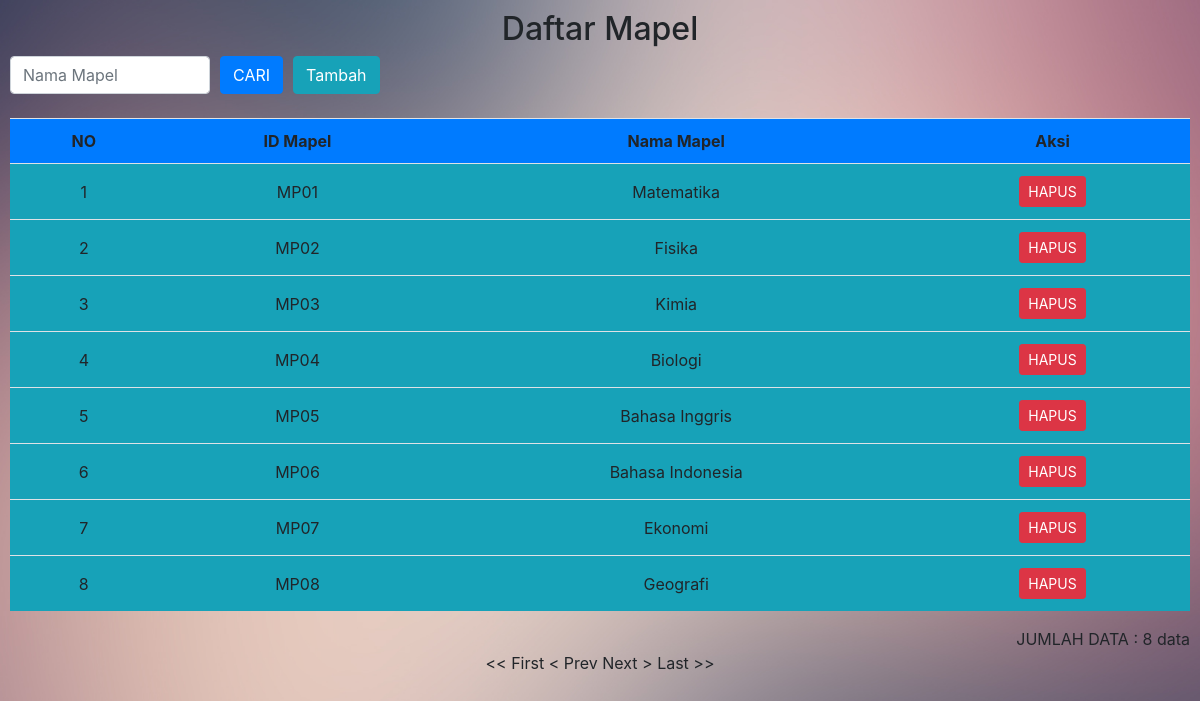
Screenshot of /panel/tampilmapel.php (signed in) with the database file from the repository.
### tables this page shows
CREATE TABLE `mata_pelajaran` (
  `id_pelajaran` varchar(255) NOT NULL,
  `nama_pelajaran` varchar(255) NOT NULL
);

### panel/tampilmapel.php (the view, shortened to what this page needs)
<link href="//maxcdn.bootstrapcdn.com/bootstrap/4.1.1/css/bootstrap.min.css" rel="stylesheet" id="bootstrap-css">
<link rel="stylesheet" href="css/style.css">
<?php
include '../koneksi.php';
?>
<html>
  <head>
  <link href="//maxcdn.bootstrapcdn.com/bootstrap/4.1.1/css/bootstrap.min.css" rel="stylesheet" id="bootstrap-css">
  </head>
<body id="LoginForm">
<CENTER>
  <h2>Daftar Mapel</h2>
</CENTER>
<form method="get" action="">
<div class="form-inline">
  <input type="text" name="kuncicari" class="form-control" style="width: 200px;" placeholder="Nama Mapel" />
  <input type="submit" value="CARI" style="margin-left: 10px;" class="btn btn-primary" />
  <a href="tambahmapel.php" style="margin-left: 10px;" class="btn btn-info">Tambah</a>
</div>
<br>
<table class="table table-hover table-striped">
  <tr class="bg-primary">
    <th class="text-center">NO</th>
    <th class="text-center">ID Mapel</th>
    <th class="text-center">Nama Mapel</th>
    <th class="text-center">Aksi</th>
  </tr>
  <?php
      $batas = 10;
      @$hal = @$_GET[hal];
      if (empty(@$hal)) {
        $posisi = 0;
        $hal = 1;
      }else{
        $posisi = ($hal-1) * $batas;
      }
    ?>
    <?php
    if(@$_GET[kuncicari]){
      $tampil = mysqli_query($koneksi, "CALL tampilmapelByNama('%".$_GET['kuncicari']."%')") or die(mysqli_error($koneksi));
        mysqli_free_result($koneksi);
        mysqli_next_result($koneksi);
      $sql = mysqli_query($koneksi,"CALL tampilmapel()");
          $jmldat = mysqli_num_rows($tampil);
          $no = $posisi + 1;
      }else{
      $tampil = mysqli_query($koneksi, "CALL tampilmapelByLimit($posisi,$batas)");
        mysqli_next_result($koneksi);
      $sql = mysqli_query($koneksi,"CALL tampilmapel()");
          $jmldat = mysqli_num_rows($sql);
          $no = $posisi + 1;
      }
    while ($d = mysqli_fetch_array($tampil)) {
    ?>
    <tr class="bg-info">
      <td class="text-center" style="vertical-align: middle;"><?= $no ?></td>
      <td class="text-center" style="vertical-align: middle;"><?= $d['id_pelajaran'] ?></td>
      <td class="text-center" style="vertical-align: middle;"><?= $d['nama_pelajaran'] ?></td>
      <td class="text-center" style="vertical-align: middle;">
      <a class="btn btn-danger btn-sm" href="proseshapusmapel.php?id_mapel=<?php echo $d['id_pelajaran']?>">HAPUS</a>
      </td>
    </tr>
    <?php
      $no++;
    }
    ?>
</table>
    <tr>
      <td colspan="12" align="right"><div align="right" class="style5">JUMLAH DATA : <?php echo $jmldat ?> data</div></td>
    </tr>
    <center>
    <?php
      $jmlhal = ceil($jmldat/$batas);
      $url = "tampilmapel.php";
    if ($hal>1) {
      $previous=$hal-1;
      echo "<a class='btn btn-warning' href=$url?hal=1><< First&nbsp;</a>  <a class='btn btn-info' href=$url?hal=$previous>&nbsp; < Prev &nbsp;</a>  ";
    }else {
      echo "<< First  < Prev ";
    }
    if ($hal <$jmlhal) {
      $next = $hal+1;
      echo "<a class='btn btn-info'  href=$url?hal=$next> Next > &nbsp;</a>  <a class='btn btn-warning' href=$url?hal=$jmlhal> Last >> </a>";
    }else {
      echo "  Next >  Last >>";
      }
    ?>
</body>
</html>

### panel/css/style.css (style rules this page uses)
body#LoginForm { background-image:url("../img/bg-02.jpg"); background-repeat:no-repeat; background-position:center; background-size:cover; padding:10px; }

### rows the page displays
mata_pelajaran: id_pelajaran "MP01", nama_pelajaran "Matematika"
mata_pelajaran: id_pelajaran "MP02", nama_pelajaran "Fisika"
mata_pelajaran: id_pelajaran "MP03", nama_pelajaran "Kimia"
mata_pelajaran: id_pelajaran "MP04", nama_pelajaran "Biologi"
mata_pelajaran: id_pelajaran "MP05", nama_pelajaran "Bahasa Inggris"
mata_pelajaran: id_pelajaran "MP06", nama_pelajaran "Bahasa Indonesia"
mata_pelajaran: id_pelajaran "MP07", nama_pelajaran "Ekonomi"
mata_pelajaran: id_pelajaran "MP08", nama_pelajaran "Geografi"

### other values shown
$jmldat "8"
